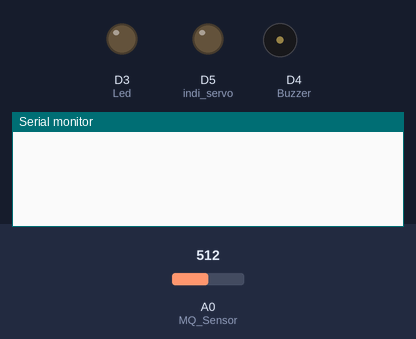
A sketch run on a simulated ESP8266 (NodeMCU). Parts: output pins drawn as LEDs (lit = HIGH), buzzer (waves = sounding, pin HIGH), the last lines printed to the serial monitor. Inputs (shaded band) come from the test bench; at power-on: A0 (MQ_Sensor) = 512. WiFi joins after 1.5 s; servers stay silent unless stated.

Above: at 3.0 s.
3.1 s: A0 (MQ_Sensor) set to 218
At 8.1 s:
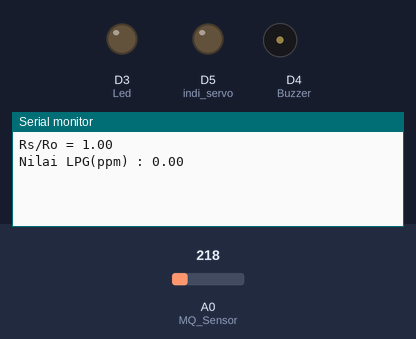
8.4 s: A0 (MQ_Sensor) set to 199
At 14.6 s:
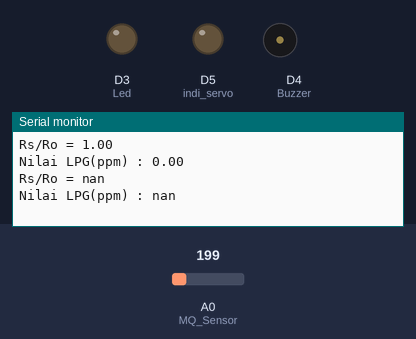

The sketch:

barumq2.ino
```cpp
#define BLYNK_PRINT Serial    // Comment this out to disable prints and save space
#include <ESP8266WiFi.h>
#include <BlynkSimpleEsp8266.h>

double RL = 10000;
#define MQ_Sensor A0
#define Led D3
#define Buzzer D4
#define indi_servo D5
#define VPIN_button V0

float VRL;
float Rs = 0;
float Ro = 0;
float ratio = 0;
float ppm = 0;

int buttonState = LOW;
int pushbutton = HIGH;

// You should get Auth Token in the Blynk App.
// Go to the Project Settings (nut icon).
char auth[] = "HP9_wHTwCdF3rls9mo4Nm-qGO2hO-vis";

// Your WiFi credentials.
// Set password to "" for open networks.
char ssid[] = "iPhone";
char pass[] = "12345678";

BLYNK_CONNECTED() {

  // Request the latest state from the server

  Blynk.syncVirtual(VPIN_button);

  // Alternatively, you could override server state using:
 // Blynk.virtualWrite(VPIN_button, pushbutton);

}

BLYNK_WRITE(VPIN_button) {
  buttonState = param.asInt();
  digitalWrite(indi_servo, buttonState);
}

float kalibrasiADC(int adc){
  float VRL=(4.98*adc)/1023;
  return (VRL);
}

void kalibrasiMQ2(){
  int i;
  float value=0;
  float res = 0;
  for(i=0;i<50;i++){
    value += kalibrasiADC(analogRead(MQ_Sensor));
    delay(100);
  }
  value = value/50;
  res = 4.98-value;
  res = (res/value)*RL;
}
void kadargas(){
  int value = kalibrasiADC(analogRead(MQ_Sensor));
  Rs = 4.98-value;
  Rs = (Rs/value)*RL;
  Ro = Rs;
  ratio = Rs/Ro;
  if(ratio>1){
    ratio = 1;
  }
  delay(100);
  ppm = ratio/18.446;
  ppm = pow(ppm, -2.375);
  ppm = ppm-1015.12;
  Serial.print("Rs/Ro = ");
  Serial.println(ratio);
  Serial.print("Nilai LPG(ppm) : ");
  Serial.println(ppm);

  if(ppm > 500){
    digitalWrite(Led, HIGH);
    digitalWrite(Buzzer, HIGH);
    Blynk.virtualWrite(V1, 255);
    Blynk.notify("GAS BOCOR !! ");
    // Update Button Widget
        if (digitalRead(indi_servo) == LOW) {
    // pushButton2State is used to avoid sequential toggles
          if (pushbutton != LOW) {

            // Toggle Relay state
            buttonState = !buttonState;
            digitalWrite(indi_servo, buttonState);
            digitalWrite(Led, LOW);
            digitalWrite(Buzzer, LOW);

            // Update Button Widget
            Blynk.virtualWrite(VPIN_button, buttonState);
          }
          pushbutton = LOW;
        }else{
          pushbutton = HIGH;
        }
        delay(1000);
        Blynk.virtualWrite(V1, 0);
  }else{
    digitalWrite(Led, LOW);
    digitalWrite(Buzzer, LOW);
    Blynk.virtualWrite(V2, 255);
    delay(1000);
    Blynk.virtualWrite(V2, 0);
  }

}

void setup(){
//Set serial monitor pada baut 9600
  Blynk.begin(auth, ssid, pass);
  Blynk.config(auth);
  pinMode(Led, OUTPUT);
  pinMode(Buzzer, OUTPUT);

  pinMode(indi_servo, OUTPUT);
  pinMode(pushbutton, INPUT_PULLUP);
  digitalWrite(indi_servo, buttonState);
  Serial.begin(9600);
}


void loop(){
  kalibrasiMQ2();
  kadargas();
  Blynk.run();
  delay(500);
}
```

Measured:
- the behaviour switches between 206 and 205 on A0 (MQ_Sensor) (found by bisection; images 1 and 2)
- after the input at 8.4 s, the serial monitor: prints a new line after 5.1 s (image 2)
